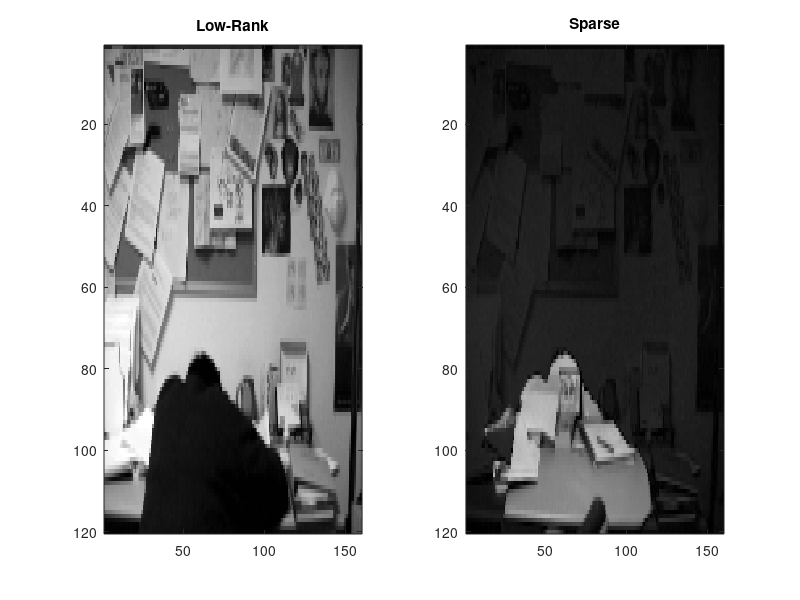

Write the MATLAB code that produced this figure.
clc;clear all;close all;

load('Foreground_foregroundaperture.mat');
load('Background_foregroundaperture.mat');

figure;
for i = 1:49
% imshow(Background(:,:,i))
% imshow(Foreground(:,:,i))
subplot(1,2,1), subimage(Background(:,:,i)); title('Low-Rank');
subplot(1,2,2), subimage(Foreground(:,:,i)); title('Sparse');

 pause(0.5)
i
end
